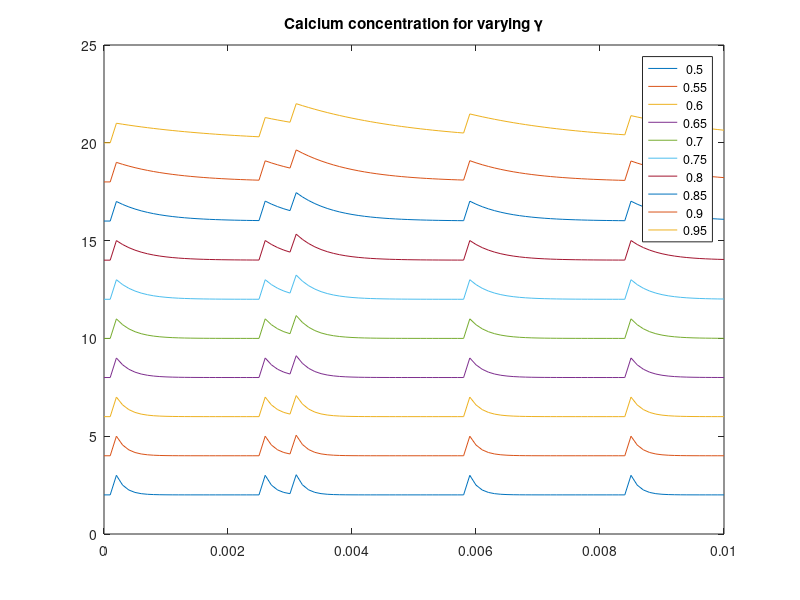
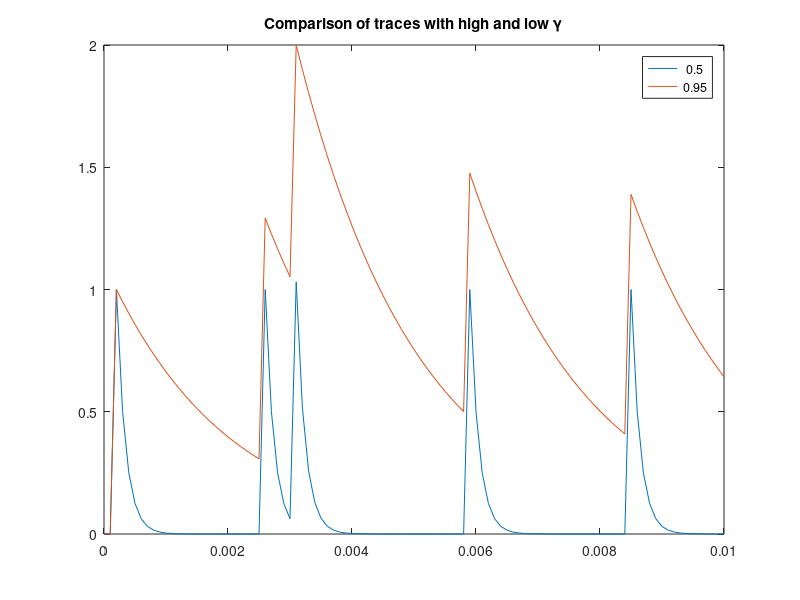
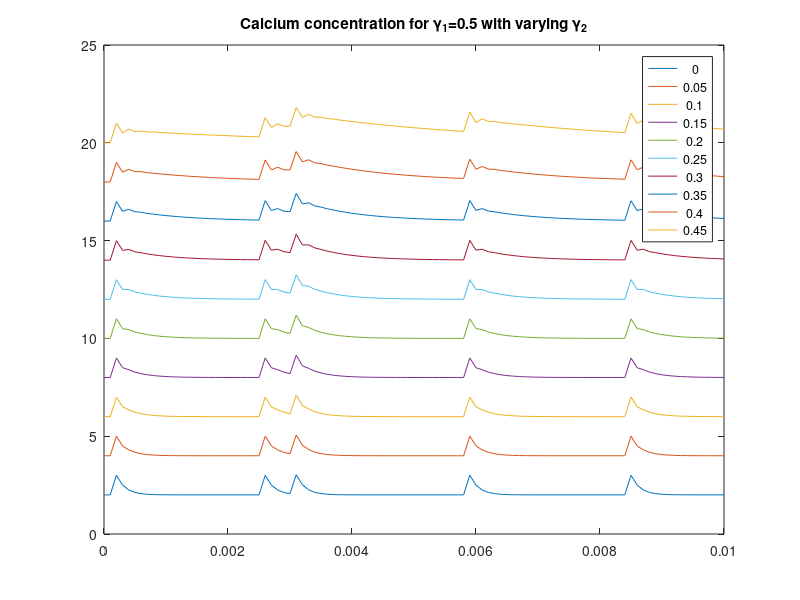

These figures' MATLAB source, in order:
%% Autoregressive Model for Calcium Dynamics
% Explain what an autoregressive model is and how this applies

%% Generate spikes from exponential distribution
rate = 1000; % spike rate (Hz)
dur = .01; % duration of trial (s)
dt = 0.0001; % time step (s)
T = (0:dt:dur);

spikes = zeros(dur/dt+1,1);

% Generating spikes from a exponential distribution
for t=1:length(T)
    if (rate*dt)>=rand
        spikes(t) = 1;
    end
end

%% Applying the AR model to Action Potentials
% Before implementing the calculation, consider what each of the parameters
% in the model does. Look again at the AR model.
%%
% $c(t) = \sum_{j=1}^p\gamma_jc(t-j)+s(t)$ 
%%
% Consider the following for $p=1$:
%%
% * What does the parameter $\gamma_1$ represent? 
% * How do changes to $\gamma_1$ affect the calcium signal? 
% * What are reasonable values for this parameter?
%%
% Look at what happens when we vary $\gamma_1$:
p = 1;
Gamma = (.5:.05:.99);
calcium = zeros(length(spikes),numel(Gamma));
for g = 1:numel(Gamma)
    gamma = Gamma(g);
    for t = 2:length(spikes)
        calcium(t,g) = gamma(p)*calcium(t-p,g)+spikes(t);
    end
    figure(1); plot((0:dt:dur),calcium(:,g)+2*g); hold on
end
title('Calcium concentration for varying \gamma')
hold off;
legend(num2str(Gamma'))
%%
% Can you tell what's happening?
% What if we overlay the plots of the calcium signal with the highest and
% lowest values of $\gamma$.
figure(2); plot((0:dt:dur),calcium(:,[1,g]))
legend(num2str(Gamma([1,g])'))
title('Comparison of traces with high and low \gamma')
%%
% Let's do one more comparison: are the peaks in the same place?

[~,peaklocs] = arrayfun(@(i) findpeaks(calcium(:,i)),[1;g],...
    'uniformoutput',false);
disp(cat(2,peaklocs{:}))

%%
% Great! Looks like yes! Now, let's look at what happens when $p=2$.
p = 2;
gamma1 = 0.5;
Gamma = (0:.05:.49);
calcium = zeros(length(spikes),numel(Gamma));
for g = 1:numel(Gamma)
    gamma = [gamma1; Gamma(g)];
    for t = 3:length(spikes)
        calcium(t,g) = gamma(1)*calcium(t-1,g)+gamma(2)*calcium(t-2,g)+spikes(t);
%         calcium(t,g) = sum(gamma.*calcium(t-(1:p),g))+spikes(t);
%         calcium(t,g) = gamma*calcium(t-p,g)+spikes(t);
    end
    figure(3); plot((0:dt:dur),calcium(:,g)+2*g); hold on
end
title('Calcium concentration for \gamma_1=0.5 with varying \gamma_2')
hold off;
legend(num2str(Gamma'))

%%
% Look at the values of |Gamma|. Why do you think those values were chosen?
% What happens if you let |Gamma| go to 0.7 for example? Change the
% parameters and see what happens.
